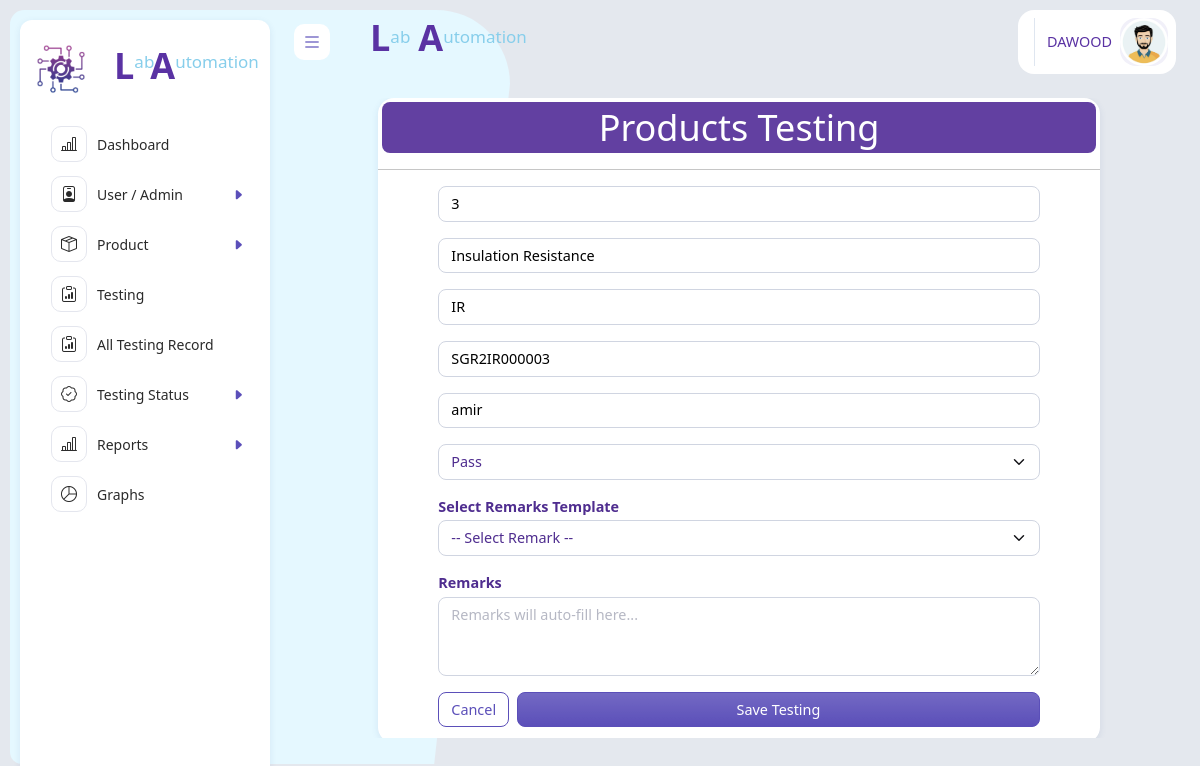
Page /edit.manufacture.php?testing_id=SGR2IR000003 (signed in) on the committed database.
### tables this page shows
CREATE TABLE `testing_data` (
  `id` int(11) NOT NULL,
  `testing_id` varchar(12) NOT NULL,
  `product_id` int(11) NOT NULL,
  `product_code` char(2) NOT NULL,
  `testing_code` varchar(10) NOT NULL,
  `testing_roll` varchar(6) NOT NULL,
  `revision` char(2) NOT NULL,
  `product_type` varchar(11) NOT NULL,
  `testing_type` varchar(200) DEFAULT NULL,
  `result_type` enum('Pass','Fail','Pending') NOT NULL,
  `tested_by` varchar(200) DEFAULT NULL,
  `remarks` varchar(200) DEFAULT NULL,
  `created_at` timestamp NOT NULL DEFAULT current_timestamp(),
  `send_to` enum('CPRI','Remanufacture','Pending') DEFAULT 'Pending',
  `is_locked` tinyint(1) DEFAULT 0
);

### edit.manufacture.php (the view, shortened to what this page needs)
<?php
include 'header.php';
include "backend/db.php";
$testing_id = $_GET["testing_id"]?? "";
$query = mysqli_query($conn, "SELECT * FROM testing_data WHERE testing_id = '$testing_id'");
$row = mysqli_fetch_assoc($query);
 ?>
<div class="app-body">
  <div class="container-fluid">
    <div class="card col-md-10 mx-auto">
      <div class="card-head">
        <h1 class="title bg-primary rounded text-center text-white p-1 m-1 testinheading">Products Testing</h1>
        <hr>
      </div>
      <div class="row gx-1">
        <form action="backend/Update-manufacture-test.php" id="testin_form" method="post">
          <div class="col-sm-10 m-auto mb-3">
          <input type="text" name="id" value="<?= $row['id'] ?? "" ?>" class="form-control" id="" >
          </div>
          <div class="col-sm-10 m-auto mb-3">
            <input type="text" class="form-control" value="<?= $row ['testing_type'] ?? "" ?>"  name="testing_type" id="generated_testing_id" placeholder="auto-generated" readonly>
          </div>
          <div class="col-sm-10 m-auto mb-3">
            <input type="text" class="form-control" value="<?= $row ['testing_code'] ?? "" ?>"  name="testing_code" id="generated_testing_id" placeholder="auto-generated" readonly>
          </div>
          <div class="col-sm-10 m-auto mb-3">
            <input type="text" class="form-control" value="<?= $row ['testing_id'] ?? "" ?>"  name="testing_id" id="generated_testing_id" placeholder="auto-generated" readonly>
          </div>
          <div class="col-sm-10 m-auto mb-3">
            <input type="text" name="tested_by" value="<?= $row ['tested_by'] ?? "" ?> "class="form-control"required>
          </div>
<div class="col-sm-10 m-auto mb-3">
    <select id="result_type" name="result_type" class="form-select" required>
        <option value="Pass"<?= ($row['result_type']=='Pass')?'selected':'' ?>>Pass</option>
    </select>
</div>
<div class="col-sm-10 m-auto mb-3">
    <label for="remarks_template" class="form-label">Select Remarks Template</label>
    <select id="remarks_template" class="form-select">
        <option value="">-- Select Remark --</option>
    </select>
</div>
<div class="col-sm-10 m-auto mb-3">
    <label for="remarks" class="form-label">Remarks</label>
    <textarea id="remarks" name="remarks" class="form-control" rows="3" placeholder="Remarks will auto-fill here..."></textarea>
</div>
          <div class="col-sm-10 m-auto mb-3">
            <div class="d-flex gap-2 justify-content-end">
              <button type="reset" class="btn btn-outline-primary">Cancel</button>
              <button type="submit" name="submit" class="btn w-100 btn-primary">Save Testing</button>
            </div>
          </div>
        </form>
      </div>
    </div>
  </div>
</div>
<?php include 'footer.php'; ?>

### header.php (style rules this page uses)
.testinheading { background-color: #6240a1ff!important; color:white!important; }
label { color: #4f2d8fff !important; }
select { color: #4f2d8fff !important; }

### rows in the picture
testing_data: id "3", testing_type "Insulation Resistance", testing_code "IR", testing_id "SGR2IR000003", tested_by "amir", result_type "Pass"

### other values in the picture
$_SESSION['user']['name'] "DAWOOD"
